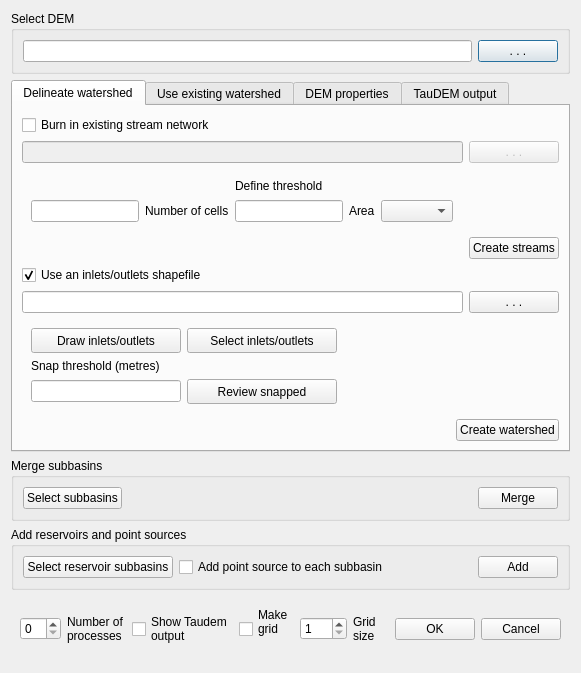
<?xml version="1.0" encoding="UTF-8"?>
<ui version="4.0">
 <class>DelineationDialog</class>
 <widget class="QDialog" name="DelineationDialog">
  <property name="geometry">
   <rect>
    <x>0</x>
    <y>0</y>
    <width>580</width>
    <height>655</height>
   </rect>
  </property>
  <property name="sizePolicy">
   <sizepolicy hsizetype="Preferred" vsizetype="Preferred">
    <horstretch>0</horstretch>
    <verstretch>0</verstretch>
   </sizepolicy>
  </property>
  <property name="windowTitle">
   <string>Delineate Watershed</string>
  </property>
  <property name="windowIcon">
   <iconset>
    <normaloff>:/plugins/qswat/QSWAT-Icon/QSWAT-Icon-SWAT-16.ico</normaloff>:/plugins/qswat/QSWAT-Icon/QSWAT-Icon-SWAT-16.ico</iconset>
  </property>
  <property name="sizeGripEnabled">
   <bool>false</bool>
  </property>
  <layout class="QGridLayout" name="gridLayout_9">
   <item row="0" column="0">
    <widget class="QGroupBox" name="demGroup">
     <property name="title">
      <string>Select DEM</string>
     </property>
     <layout class="QGridLayout" name="gridLayout_14">
      <item row="0" column="1">
       <widget class="QPushButton" name="selectDemButton">
        <property name="toolTip">
         <string>The digital elevation map, or DEM, is the basis for watershed delineation.  Click this button to select a DEM file.</string>
        </property>
        <property name="text">
         <string>. . .</string>
        </property>
       </widget>
      </item>
      <item row="0" column="0">
       <widget class="QLineEdit" name="selectDem"/>
      </item>
     </layout>
    </widget>
   </item>
   <item row="1" column="0">
    <widget class="QTabWidget" name="tabWidget">
     <property name="sizePolicy">
      <sizepolicy hsizetype="Preferred" vsizetype="Preferred">
       <horstretch>0</horstretch>
       <verstretch>0</verstretch>
      </sizepolicy>
     </property>
     <property name="toolTip">
      <string notr="true"/>
     </property>
     <property name="currentIndex">
      <number>0</number>
     </property>
     <widget class="QWidget" name="delinTab">
      <attribute name="title">
       <string>Delineate watershed</string>
      </attribute>
      <layout class="QGridLayout" name="gridLayout">
       <item row="2" column="0" colspan="3">
        <widget class="QWidget" name="thresholdWidget" native="true">
         <layout class="QGridLayout" name="gridLayout_10">
          <item row="1" column="0">
           <widget class="QLineEdit" name="numCells">
            <property name="sizePolicy">
             <sizepolicy hsizetype="Expanding" vsizetype="Fixed">
              <horstretch>0</horstretch>
              <verstretch>0</verstretch>
             </sizepolicy>
            </property>
            <property name="minimumSize">
             <size>
              <width>50</width>
              <height>20</height>
             </size>
            </property>
            <property name="toolTip">
             <string>The minimum number of cells required to create a stream as a leaf of the stream network</string>
            </property>
           </widget>
          </item>
          <item row="1" column="1">
           <widget class="QLabel" name="noCellsLabel">
            <property name="toolTip">
             <string>The threshold number of cells is the minimum number required to form a stream at a leaf of the stream network.</string>
            </property>
            <property name="text">
             <string>Number of cells</string>
            </property>
           </widget>
          </item>
          <item row="1" column="2">
           <widget class="QLineEdit" name="area">
            <property name="minimumSize">
             <size>
              <width>50</width>
              <height>20</height>
             </size>
            </property>
            <property name="toolTip">
             <string>The minimum area required to create a stream as a leaf of the stream network</string>
            </property>
           </widget>
          </item>
          <item row="1" column="4">
           <widget class="QComboBox" name="areaUnitsBox"/>
          </item>
          <item row="1" column="5">
           <spacer name="horizontalSpacer_6">
            <property name="orientation">
             <enum>Qt::Horizontal</enum>
            </property>
            <property name="sizeHint" stdset="0">
             <size>
              <width>62</width>
              <height>20</height>
             </size>
            </property>
           </spacer>
          </item>
          <item row="1" column="3">
           <widget class="QLabel" name="label_2">
            <property name="text">
             <string>Area</string>
            </property>
           </widget>
          </item>
          <item row="0" column="2">
           <widget class="QLabel" name="thresholdLabel">
            <property name="toolTip">
             <string>The threshold number of cells is the minimum number required to form a stream at a leaf of the stream network.</string>
            </property>
            <property name="text">
             <string>Define threshold</string>
            </property>
           </widget>
          </item>
         </layout>
        </widget>
       </item>
       <item row="0" column="0">
        <widget class="QCheckBox" name="checkBurn">
         <property name="toolTip">
          <string>An existing stream network may be burnt in to make delineation more accurate, particularly in flat areas</string>
         </property>
         <property name="text">
          <string>Burn in existing stream network</string>
         </property>
        </widget>
       </item>
       <item row="3" column="2">
        <widget class="QPushButton" name="delinRunButton1">
         <property name="sizePolicy">
          <sizepolicy hsizetype="Preferred" vsizetype="Fixed">
           <horstretch>0</horstretch>
           <verstretch>0</verstretch>
          </sizepolicy>
         </property>
         <property name="toolTip">
          <string>Create streams first if you want to place inlets/outlets interactively.</string>
         </property>
         <property name="text">
          <string>Create streams</string>
         </property>
        </widget>
       </item>
       <item row="4" column="0">
        <widget class="QCheckBox" name="useOutlets">
         <property name="toolTip">
          <string>The inlets outlets file defines inlets, outlets, reservoirs and point sources.  It must contain at least one outlet.</string>
         </property>
         <property name="text">
          <string>Use an inlets/outlets shapefile</string>
         </property>
         <property name="checked">
          <bool>true</bool>
         </property>
        </widget>
       </item>
       <item row="5" column="2">
        <widget class="QPushButton" name="selectOutletsButton">
         <property name="toolTip">
          <string>The inlets outlets file defines inlets, outlets, reservoirs and point sources.  It must contain at least one outlet.  Click this button to select an inlets/outlets shapefile.</string>
         </property>
         <property name="text">
          <string>. . .</string>
         </property>
        </widget>
       </item>
       <item row="7" column="1" colspan="2">
        <widget class="QPushButton" name="delinRunButton2">
         <property name="sizePolicy">
          <sizepolicy hsizetype="Preferred" vsizetype="Fixed">
           <horstretch>0</horstretch>
           <verstretch>0</verstretch>
          </sizepolicy>
         </property>
         <property name="toolTip">
          <string>Create the streams and the watershed and subbasin boundaries.</string>
         </property>
         <property name="text">
          <string>Create watershed</string>
         </property>
        </widget>
       </item>
       <item row="5" column="0" colspan="2">
        <widget class="QLineEdit" name="selectOutlets"/>
       </item>
       <item row="6" column="0" colspan="2">
        <widget class="QWidget" name="outletsWidget" native="true">
         <property name="enabled">
          <bool>true</bool>
         </property>
         <layout class="QGridLayout" name="gridLayout_3">
          <item row="0" column="1">
           <widget class="QPushButton" name="selectOutletsInteractiveButton">
            <property name="minimumSize">
             <size>
              <width>150</width>
              <height>25</height>
             </size>
            </property>
            <property name="toolTip">
             <string>&lt;!DOCTYPE HTML PUBLIC &quot;-//W3C//DTD HTML 4.0//EN&quot; &quot;http://www.w3.org/TR/REC-html40/strict.dtd&quot;&gt;
&lt;html&gt;&lt;head&gt;&lt;meta name=&quot;qrichtext&quot; content=&quot;1&quot; /&gt;&lt;style type=&quot;text/css&quot;&gt;
p, li { white-space: pre-wrap; }
&lt;/style&gt;&lt;/head&gt;&lt;body style=&quot; font-family:'MS Shell Dlg 2'; font-size:8.25pt; font-weight:400; font-style:normal;&quot;&gt;
&lt;p style=&quot; margin-top:0px; margin-bottom:0px; margin-left:0px; margin-right:0px; -qt-block-indent:0; text-indent:0px;&quot;&gt;&lt;span style=&quot; font-size:8pt;&quot;&gt;Interactively select which inlets, outlets, reservoirs and point sources to use.  You only need to do this if you want to use only a subset of what is in the shapefile.  The default is to use all the points in the shapefile.&lt;/span&gt;&lt;/p&gt;&lt;/body&gt;&lt;/html&gt;</string>
            </property>
            <property name="text">
             <string>Select inlets/outlets</string>
            </property>
           </widget>
          </item>
          <item row="1" column="0">
           <widget class="QLabel" name="snapThresholdLabel">
            <property name="text">
             <string>Snap threshold (metres)</string>
            </property>
           </widget>
          </item>
          <item row="2" column="0">
           <widget class="QLineEdit" name="snapThreshold">
            <property name="sizePolicy">
             <sizepolicy hsizetype="Minimum" vsizetype="Fixed">
              <horstretch>0</horstretch>
              <verstretch>0</verstretch>
             </sizepolicy>
            </property>
            <property name="minimumSize">
             <size>
              <width>50</width>
              <height>20</height>
             </size>
            </property>
            <property name="toolTip">
             <string>The maximum distance a point may be moved to place it on the stream network (snapped).  Points which would require more than this distance will not be used.</string>
            </property>
           </widget>
          </item>
          <item row="2" column="2">
           <widget class="QLabel" name="snappedLabel">
            <property name="minimumSize">
             <size>
              <width>111</width>
              <height>0</height>
             </size>
            </property>
            <property name="toolTip">
             <string>The number of points successfully snapped to the stream network.</string>
            </property>
            <property name="text">
             <string/>
            </property>
           </widget>
          </item>
          <item row="2" column="1">
           <widget class="QPushButton" name="snapReviewButton">
            <property name="minimumSize">
             <size>
              <width>150</width>
              <height>25</height>
             </size>
            </property>
            <property name="toolTip">
             <string>&lt;!DOCTYPE HTML PUBLIC &quot;-//W3C//DTD HTML 4.0//EN&quot; &quot;http://www.w3.org/TR/REC-html40/strict.dtd&quot;&gt;
&lt;html&gt;&lt;head&gt;&lt;meta name=&quot;qrichtext&quot; content=&quot;1&quot; /&gt;&lt;style type=&quot;text/css&quot;&gt;
p, li { white-space: pre-wrap; }
&lt;/style&gt;&lt;/head&gt;&lt;body style=&quot; font-family:'MS Shell Dlg 2'; font-size:8.25pt; font-weight:400; font-style:normal;&quot;&gt;
&lt;p style=&quot; margin-top:0px; margin-bottom:0px; margin-left:0px; margin-right:0px; -qt-block-indent:0; text-indent:0px;&quot;&gt;&lt;span style=&quot; font-size:8pt;&quot;&gt;Optionally, click to load and view the snapped inlets/outlets layer.  The snapped points will be used whether you load them or not.&lt;/span&gt;&lt;/p&gt;&lt;/body&gt;&lt;/html&gt;</string>
            </property>
            <property name="text">
             <string>Review snapped</string>
            </property>
           </widget>
          </item>
          <item row="0" column="0">
           <widget class="QPushButton" name="drawOutletsButton">
            <property name="minimumSize">
             <size>
              <width>150</width>
              <height>25</height>
             </size>
            </property>
            <property name="toolTip">
             <string>Place inlets, outlets, reservoirs, and point sources by clicking on the stream network.</string>
            </property>
            <property name="text">
             <string>Draw inlets/outlets</string>
            </property>
           </widget>
          </item>
          <item row="0" column="2">
           <widget class="QLabel" name="selectOutletsInteractiveLabel">
            <property name="minimumSize">
             <size>
              <width>111</width>
              <height>0</height>
             </size>
            </property>
            <property name="toolTip">
             <string>The number of points in the inlets/outlets shapefile that will be used.</string>
            </property>
            <property name="text">
             <string/>
            </property>
           </widget>
          </item>
         </layout>
        </widget>
       </item>
       <item row="1" column="0" colspan="2">
        <widget class="QLineEdit" name="selectBurn">
         <property name="enabled">
          <bool>false</bool>
         </property>
        </widget>
       </item>
       <item row="1" column="2">
        <widget class="QPushButton" name="burnButton">
         <property name="enabled">
          <bool>false</bool>
         </property>
         <property name="toolTip">
          <string>An existing stream network may be burnt in to make delineation more accurate, particularly in flat areas.  Click this button to select a streams file for burning in.</string>
         </property>
         <property name="text">
          <string>. . .</string>
         </property>
        </widget>
       </item>
       <item row="7" column="0">
        <spacer name="horizontalSpacer_4">
         <property name="orientation">
          <enum>Qt::Horizontal</enum>
         </property>
         <property name="sizeHint" stdset="0">
          <size>
           <width>425</width>
           <height>20</height>
          </size>
         </property>
        </spacer>
       </item>
       <item row="3" column="0">
        <spacer name="horizontalSpacer_5">
         <property name="orientation">
          <enum>Qt::Horizontal</enum>
         </property>
         <property name="sizeHint" stdset="0">
          <size>
           <width>425</width>
           <height>20</height>
          </size>
         </property>
        </spacer>
       </item>
      </layout>
      <zorder>thresholdWidget</zorder>
      <zorder>checkBurn</zorder>
      <zorder>delinRunButton1</zorder>
      <zorder>useOutlets</zorder>
      <zorder>selectOutletsButton</zorder>
      <zorder>delinRunButton2</zorder>
      <zorder>selectOutlets</zorder>
      <zorder>outletsWidget</zorder>
      <zorder>selectBurn</zorder>
      <zorder>burnButton</zorder>
      <zorder>horizontalSpacer_4</zorder>
      <zorder>horizontalSpacer_5</zorder>
     </widget>
     <widget class="QWidget" name="existTab">
      <attribute name="title">
       <string>Use existing watershed</string>
      </attribute>
      <layout class="QGridLayout" name="gridLayout_8">
       <item row="0" column="0">
        <widget class="QCheckBox" name="useGrid">
         <property name="enabled">
          <bool>true</bool>
         </property>
         <property name="text">
          <string>Use grid model</string>
         </property>
        </widget>
       </item>
       <item row="1" column="0">
        <widget class="QLabel" name="selectWshedLabel">
         <property name="text">
          <string>Watershed shapefile</string>
         </property>
        </widget>
       </item>
       <item row="2" column="0">
        <widget class="QLineEdit" name="selectWshed"/>
       </item>
       <item row="2" column="1">
        <widget class="QPushButton" name="selectWshedButton">
         <property name="toolTip">
          <string>Select a polygon shapefile showing the subbasins and watershed boundary</string>
         </property>
         <property name="text">
          <string>. . .</string>
         </property>
        </widget>
       </item>
       <item row="3" column="0">
        <widget class="QLabel" name="selectNetLabel">
         <property name="text">
          <string>Streams shapefile</string>
         </property>
        </widget>
       </item>
       <item row="4" column="0">
        <widget class="QLineEdit" name="selectNet"/>
       </item>
       <item row="4" column="1">
        <widget class="QPushButton" name="selectNetButton">
         <property name="toolTip">
          <string>Select a line shapefile showing the stream network</string>
         </property>
         <property name="text">
          <string>. . .</string>
         </property>
        </widget>
       </item>
       <item row="5" column="0">
        <widget class="QLabel" name="selectExistOutletsLabel">
         <property name="text">
          <string>Inlets/outlets shapefile (optional)</string>
         </property>
        </widget>
       </item>
       <item row="6" column="0">
        <widget class="QLineEdit" name="selectExistOutlets"/>
       </item>
       <item row="6" column="1">
        <widget class="QPushButton" name="selectExistOutletsButton">
         <property name="toolTip">
          <string>Select a point shapefile showing inlets, outlets, reservoirs and point sources.  If you do not use this option your watershed will have only outlets where the stream network exits from the watershed boundary.</string>
         </property>
         <property name="text">
          <string>. . .</string>
         </property>
        </widget>
       </item>
       <item row="7" column="0">
        <widget class="QLabel" name="existFieldsLabel">
         <property name="toolTip">
          <string>Policy for calculating values like subbasin area and stream length for placing in database.  Fields in shapefiles are not actually changed by either policy.</string>
         </property>
         <property name="text">
          <string>Existing calculated fields policy</string>
         </property>
        </widget>
       </item>
       <item row="8" column="0">
        <widget class="QRadioButton" name="reuseButton">
         <property name="toolTip">
          <string>Reuse existing fields like area and length from shapefiles</string>
         </property>
         <property name="text">
          <string>Reuse</string>
         </property>
         <property name="checked">
          <bool>true</bool>
         </property>
        </widget>
       </item>
       <item row="9" column="0">
        <widget class="QRadioButton" name="recalcButton">
         <property name="toolTip">
          <string>Recalculate existing fields like area and length even if found in shapefiles</string>
         </property>
         <property name="text">
          <string>Recalculate and overwrite existing</string>
         </property>
        </widget>
       </item>
       <item row="9" column="1">
        <widget class="QPushButton" name="existRunButton">
         <property name="sizePolicy">
          <sizepolicy hsizetype="Preferred" vsizetype="Fixed">
           <horstretch>0</horstretch>
           <verstretch>0</verstretch>
          </sizepolicy>
         </property>
         <property name="toolTip">
          <string>Delineate the watershed</string>
         </property>
         <property name="text">
          <string>Run</string>
         </property>
        </widget>
       </item>
      </layout>
     </widget>
     <widget class="QWidget" name="DEMTab">
      <attribute name="title">
       <string>DEM properties</string>
      </attribute>
      <layout class="QGridLayout" name="gridLayout_6">
       <item row="0" column="0">
        <widget class="QWidget" name="gridWidget" native="true">
         <widget class="QLineEdit" name="sizeEdit">
          <property name="geometry">
           <rect>
            <x>5</x>
            <y>80</y>
            <width>81</width>
            <height>20</height>
           </rect>
          </property>
          <property name="sizePolicy">
           <sizepolicy hsizetype="Preferred" vsizetype="Fixed">
            <horstretch>0</horstretch>
            <verstretch>0</verstretch>
           </sizepolicy>
          </property>
          <property name="inputMethodHints">
           <set>Qt::ImhNone</set>
          </property>
         </widget>
         <widget class="QLabel" name="cellSize">
          <property name="geometry">
           <rect>
            <x>5</x>
            <y>60</y>
            <width>91</width>
            <height>16</height>
           </rect>
          </property>
          <property name="text">
           <string>Cell size (m)</string>
          </property>
         </widget>
         <widget class="QLabel" name="label_3">
          <property name="geometry">
           <rect>
            <x>5</x>
            <y>120</y>
            <width>131</width>
            <height>16</height>
           </rect>
          </property>
          <property name="text">
           <string>Extent in degrees</string>
          </property>
         </widget>
         <widget class="QLineEdit" name="areaEdit">
          <property name="geometry">
           <rect>
            <x>135</x>
            <y>80</y>
            <width>81</width>
            <height>20</height>
           </rect>
          </property>
          <property name="sizePolicy">
           <sizepolicy hsizetype="Preferred" vsizetype="Fixed">
            <horstretch>0</horstretch>
            <verstretch>0</verstretch>
           </sizepolicy>
          </property>
          <property name="inputMethodHints">
           <set>Qt::ImhDigitsOnly</set>
          </property>
         </widget>
         <widget class="QComboBox" name="verticalCombo">
          <property name="geometry">
           <rect>
            <x>135</x>
            <y>20</y>
            <width>69</width>
            <height>22</height>
           </rect>
          </property>
         </widget>
         <widget class="QLabel" name="vertiicalUnits">
          <property name="geometry">
           <rect>
            <x>135</x>
            <y>0</y>
            <width>91</width>
            <height>16</height>
           </rect>
          </property>
          <property name="text">
           <string>Vertical units</string>
          </property>
         </widget>
         <widget class="QLabel" name="horizontalUnits">
          <property name="geometry">
           <rect>
            <x>5</x>
            <y>0</y>
            <width>131</width>
            <height>16</height>
           </rect>
          </property>
          <property name="text">
           <string>Horizontal units</string>
          </property>
         </widget>
         <widget class="QComboBox" name="horizontalCombo">
          <property name="geometry">
           <rect>
            <x>5</x>
            <y>20</y>
            <width>69</width>
            <height>22</height>
           </rect>
          </property>
         </widget>
         <widget class="QLabel" name="cellArea">
          <property name="geometry">
           <rect>
            <x>135</x>
            <y>60</y>
            <width>101</width>
            <height>16</height>
           </rect>
          </property>
          <property name="text">
           <string>Cell area (ha)</string>
          </property>
         </widget>
         <widget class="QWidget" name="widget" native="true">
          <property name="geometry">
           <rect>
            <x>0</x>
            <y>140</y>
            <width>236</width>
            <height>146</height>
           </rect>
          </property>
          <widget class="QLabel" name="label_4">
           <property name="geometry">
            <rect>
             <x>150</x>
             <y>0</y>
             <width>46</width>
             <height>13</height>
            </rect>
           </property>
           <property name="text">
            <string>North</string>
           </property>
          </widget>
          <widget class="QLabel" name="label_5">
           <property name="geometry">
            <rect>
             <x>50</x>
             <y>20</y>
             <width>41</width>
             <height>20</height>
            </rect>
           </property>
           <property name="text">
            <string>West</string>
           </property>
          </widget>
          <widget class="QLineEdit" name="northEdit">
           <property name="geometry">
            <rect>
             <x>100</x>
             <y>20</y>
             <width>130</width>
             <height>20</height>
            </rect>
           </property>
           <property name="sizePolicy">
            <sizepolicy hsizetype="Preferred" vsizetype="Fixed">
             <horstretch>0</horstretch>
             <verstretch>0</verstretch>
            </sizepolicy>
           </property>
          </widget>
          <widget class="QLineEdit" name="southEdit">
           <property name="geometry">
            <rect>
             <x>0</x>
             <y>110</y>
             <width>130</width>
             <height>20</height>
            </rect>
           </property>
           <property name="sizePolicy">
            <sizepolicy hsizetype="Preferred" vsizetype="Fixed">
             <horstretch>0</horstretch>
             <verstretch>0</verstretch>
            </sizepolicy>
           </property>
          </widget>
          <widget class="QLabel" name="label_6">
           <property name="geometry">
            <rect>
             <x>150</x>
             <y>60</y>
             <width>46</width>
             <height>13</height>
            </rect>
           </property>
           <property name="text">
            <string>East</string>
           </property>
          </widget>
          <widget class="QLineEdit" name="westEdit">
           <property name="geometry">
            <rect>
             <x>0</x>
             <y>50</y>
             <width>130</width>
             <height>20</height>
            </rect>
           </property>
           <property name="sizePolicy">
            <sizepolicy hsizetype="Preferred" vsizetype="Fixed">
             <horstretch>0</horstretch>
             <verstretch>0</verstretch>
            </sizepolicy>
           </property>
          </widget>
          <widget class="QLabel" name="label_7">
           <property name="geometry">
            <rect>
             <x>50</x>
             <y>90</y>
             <width>46</width>
             <height>13</height>
            </rect>
           </property>
           <property name="text">
            <string>South</string>
           </property>
          </widget>
          <widget class="QLineEdit" name="eastEdit">
           <property name="geometry">
            <rect>
             <x>100</x>
             <y>80</y>
             <width>130</width>
             <height>20</height>
            </rect>
           </property>
           <property name="sizePolicy">
            <sizepolicy hsizetype="Preferred" vsizetype="Fixed">
             <horstretch>0</horstretch>
             <verstretch>0</verstretch>
            </sizepolicy>
           </property>
          </widget>
         </widget>
        </widget>
       </item>
       <item row="0" column="1">
        <widget class="QWidget" name="verticalWidget" native="true">
         <widget class="QLabel" name="label">
          <property name="geometry">
           <rect>
            <x>10</x>
            <y>0</y>
            <width>151</width>
            <height>16</height>
           </rect>
          </property>
          <property name="text">
           <string>Spatial reference</string>
          </property>
         </widget>
         <widget class="QTextBrowser" name="textBrowser">
          <property name="geometry">
           <rect>
            <x>10</x>
            <y>25</y>
            <width>251</width>
            <height>281</height>
           </rect>
          </property>
          <property name="sizePolicy">
           <sizepolicy hsizetype="Preferred" vsizetype="Preferred">
            <horstretch>0</horstretch>
            <verstretch>0</verstretch>
           </sizepolicy>
          </property>
         </widget>
        </widget>
       </item>
      </layout>
     </widget>
     <widget class="QWidget" name="outputTab">
      <attribute name="title">
       <string>TauDEM output</string>
      </attribute>
      <layout class="QGridLayout" name="gridLayout_7">
       <item row="0" column="0" colspan="2">
        <widget class="QTextEdit" name="taudemOutput">
         <property name="sizePolicy">
          <sizepolicy hsizetype="Preferred" vsizetype="Preferred">
           <horstretch>0</horstretch>
           <verstretch>0</verstretch>
          </sizepolicy>
         </property>
        </widget>
       </item>
       <item row="1" column="0">
        <spacer name="horizontalSpacer_2">
         <property name="orientation">
          <enum>Qt::Horizontal</enum>
         </property>
         <property name="sizeHint" stdset="0">
          <size>
           <width>452</width>
           <height>20</height>
          </size>
         </property>
        </spacer>
       </item>
       <item row="1" column="1">
        <widget class="QPushButton" name="taudemHelpButton">
         <property name="sizePolicy">
          <sizepolicy hsizetype="Preferred" vsizetype="Fixed">
           <horstretch>0</horstretch>
           <verstretch>0</verstretch>
          </sizepolicy>
         </property>
         <property name="text">
          <string>TauDEM help</string>
         </property>
        </widget>
       </item>
      </layout>
     </widget>
    </widget>
   </item>
   <item row="2" column="0">
    <widget class="QGroupBox" name="mergeGroup">
     <property name="minimumSize">
      <size>
       <width>0</width>
       <height>0</height>
      </size>
     </property>
     <property name="title">
      <string>Merge subbasins</string>
     </property>
     <layout class="QGridLayout" name="gridLayout_4">
      <item row="0" column="0">
       <widget class="QPushButton" name="selectSubButton">
        <property name="sizePolicy">
         <sizepolicy hsizetype="Preferred" vsizetype="Fixed">
          <horstretch>0</horstretch>
          <verstretch>0</verstretch>
         </sizepolicy>
        </property>
        <property name="toolTip">
         <string>Select a subbasin for merging with its sibling and parent in the stream network.  The subbasin must be a leaf.</string>
        </property>
        <property name="text">
         <string>Select subbasins</string>
        </property>
       </widget>
      </item>
      <item row="0" column="1">
       <spacer name="horizontalSpacer">
        <property name="orientation">
         <enum>Qt::Horizontal</enum>
        </property>
        <property name="sizeHint" stdset="0">
         <size>
          <width>350</width>
          <height>20</height>
         </size>
        </property>
       </spacer>
      </item>
      <item row="0" column="2">
       <widget class="QPushButton" name="mergeButton">
        <property name="sizePolicy">
         <sizepolicy hsizetype="Preferred" vsizetype="Fixed">
          <horstretch>0</horstretch>
          <verstretch>0</verstretch>
         </sizepolicy>
        </property>
        <property name="toolTip">
         <string>Perform the merge.</string>
        </property>
        <property name="text">
         <string>Merge</string>
        </property>
       </widget>
      </item>
     </layout>
    </widget>
   </item>
   <item row="3" column="0">
    <widget class="QGroupBox" name="addResGroup">
     <property name="toolTip">
      <string>Create streams first if you want to place inlets.outlets interactively.</string>
     </property>
     <property name="title">
      <string>Add reservoirs and point sources</string>
     </property>
     <layout class="QGridLayout" name="gridLayout_2">
      <item row="0" column="0">
       <widget class="QPushButton" name="selectResButton">
        <property name="sizePolicy">
         <sizepolicy hsizetype="Preferred" vsizetype="Fixed">
          <horstretch>0</horstretch>
          <verstretch>0</verstretch>
         </sizepolicy>
        </property>
        <property name="minimumSize">
         <size>
          <width>150</width>
          <height>0</height>
         </size>
        </property>
        <property name="toolTip">
         <string>Select one or more subbasins to have reservoirs placed at their outlets</string>
        </property>
        <property name="text">
         <string>Select reservoir subbasins</string>
        </property>
       </widget>
      </item>
      <item row="0" column="1">
       <widget class="QCheckBox" name="checkAddPoints">
        <property name="toolTip">
         <string>Add a point source to every subbasin</string>
        </property>
        <property name="text">
         <string>Add point source to each subbasin</string>
        </property>
       </widget>
      </item>
      <item row="0" column="2">
       <spacer name="horizontalSpacer_3">
        <property name="orientation">
         <enum>Qt::Horizontal</enum>
        </property>
        <property name="sizeHint" stdset="0">
         <size>
          <width>99</width>
          <height>20</height>
         </size>
        </property>
       </spacer>
      </item>
      <item row="0" column="3">
       <widget class="QPushButton" name="addButton">
        <property name="sizePolicy">
         <sizepolicy hsizetype="Preferred" vsizetype="Fixed">
          <horstretch>0</horstretch>
          <verstretch>0</verstretch>
         </sizepolicy>
        </property>
        <property name="toolTip">
         <string>Add reservoirs and point sources</string>
        </property>
        <property name="text">
         <string>Add</string>
        </property>
       </widget>
      </item>
     </layout>
    </widget>
   </item>
   <item row="4" column="0">
    <widget class="QWidget" name="horizontalWidget" native="true">
     <layout class="QGridLayout" name="gridLayout_5">
      <item row="0" column="5">
       <widget class="QLabel" name="GridSizeLabel">
        <property name="enabled">
         <bool>true</bool>
        </property>
        <property name="text">
         <string>Grid
size</string>
        </property>
       </widget>
      </item>
      <item row="0" column="4">
       <widget class="QSpinBox" name="GridSize">
        <property name="enabled">
         <bool>true</bool>
        </property>
        <property name="minimum">
         <number>1</number>
        </property>
        <property name="maximum">
         <number>100</number>
        </property>
       </widget>
      </item>
      <item row="0" column="3">
       <widget class="QCheckBox" name="GridBox">
        <property name="enabled">
         <bool>true</bool>
        </property>
        <property name="text">
         <string>Make
grid
</string>
        </property>
       </widget>
      </item>
      <item row="0" column="0">
       <widget class="QSpinBox" name="numProcesses">
        <property name="toolTip">
         <string>Number of processes mpiexec should use.  0 means do not use mpiexec.</string>
        </property>
       </widget>
      </item>
      <item row="0" column="1">
       <widget class="QLabel" name="numProcessesLabel">
        <property name="toolTip">
         <string>Number of processes mpiexec should use.  0 means do not use mpiexec.</string>
        </property>
        <property name="text">
         <string>Number of processes</string>
        </property>
        <property name="alignment">
         <set>Qt::AlignLeading|Qt::AlignLeft|Qt::AlignVCenter</set>
        </property>
        <property name="wordWrap">
         <bool>true</bool>
        </property>
       </widget>
      </item>
      <item row="0" column="2">
       <widget class="QCheckBox" name="showTaudem">
        <property name="text">
         <string>Show Taudem
output</string>
        </property>
       </widget>
      </item>
      <item row="0" column="6">
       <widget class="QLabel" name="progressLabel">
        <property name="minimumSize">
         <size>
          <width>0</width>
          <height>0</height>
         </size>
        </property>
        <property name="text">
         <string notr="true"/>
        </property>
        <property name="wordWrap">
         <bool>true</bool>
        </property>
       </widget>
      </item>
      <item row="0" column="7">
       <widget class="QPushButton" name="OKButton">
        <property name="sizePolicy">
         <sizepolicy hsizetype="Preferred" vsizetype="Fixed">
          <horstretch>0</horstretch>
          <verstretch>0</verstretch>
         </sizepolicy>
        </property>
        <property name="text">
         <string>OK</string>
        </property>
       </widget>
      </item>
      <item row="0" column="8">
       <widget class="QPushButton" name="cancelButton">
        <property name="sizePolicy">
         <sizepolicy hsizetype="Preferred" vsizetype="Fixed">
          <horstretch>0</horstretch>
          <verstretch>0</verstretch>
         </sizepolicy>
        </property>
        <property name="text">
         <string>Cancel</string>
        </property>
        <property name="autoDefault">
         <bool>false</bool>
        </property>
       </widget>
      </item>
     </layout>
    </widget>
   </item>
  </layout>
 </widget>
 <resources>
  <include location="resources.qrc"/>
 </resources>
 <connections/>
</ui>
